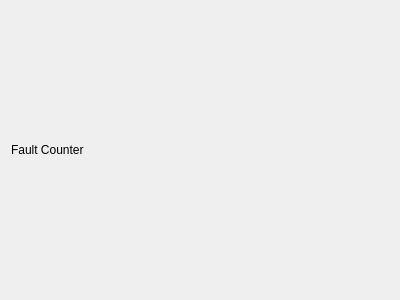
<?xml version="1.0" encoding="UTF-8"?>
<ui version="4.0">
 <class>Form</class>
 <widget class="QWidget" name="Form">
  <property name="geometry">
   <rect>
    <x>0</x>
    <y>0</y>
    <width>400</width>
    <height>300</height>
   </rect>
  </property>
  <property name="windowTitle">
   <string>Fault Counter</string>
  </property>
  <layout class="QVBoxLayout" name="verticalLayout">
   <item>
    <widget class="QLabel" name="Title">
     <property name="text">
      <string>Fault Counter</string>
     </property>
    </widget>
   </item>
  </layout>
 </widget>
 <resources/>
 <connections/>
</ui>
